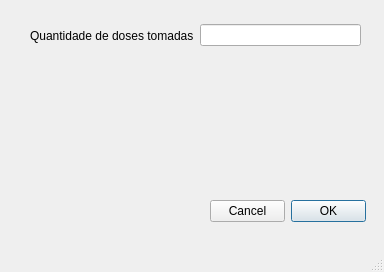
<?xml version="1.0" encoding="UTF-8"?>
<ui version="4.0">
 <class>VaccinesDosesTakenWindow</class>
 <widget class="QMainWindow" name="VaccinesDosesTakenWindow">
  <property name="geometry">
   <rect>
    <x>0</x>
    <y>0</y>
    <width>384</width>
    <height>272</height>
   </rect>
  </property>
  <property name="windowTitle">
   <string>MainWindow</string>
  </property>
  <widget class="QWidget" name="centralwidget">
   <widget class="QDialogButtonBox" name="buttonBox">
    <property name="geometry">
     <rect>
      <x>210</x>
      <y>200</y>
      <width>156</width>
      <height>23</height>
     </rect>
    </property>
    <property name="layoutDirection">
     <enum>Qt::RightToLeft</enum>
    </property>
    <property name="standardButtons">
     <set>QDialogButtonBox::Cancel|QDialogButtonBox::Ok</set>
    </property>
   </widget>
   <widget class="QWidget" name="">
    <property name="geometry">
     <rect>
      <x>30</x>
      <y>20</y>
      <width>331</width>
      <height>31</height>
     </rect>
    </property>
    <layout class="QHBoxLayout" name="horizontalLayout">
     <item>
      <widget class="QLabel" name="label">
       <property name="text">
        <string>Quantidade de doses tomadas</string>
       </property>
      </widget>
     </item>
     <item>
      <widget class="QLineEdit" name="vaccine"/>
     </item>
    </layout>
   </widget>
  </widget>
  <widget class="QMenuBar" name="menubar">
   <property name="geometry">
    <rect>
     <x>0</x>
     <y>0</y>
     <width>384</width>
     <height>21</height>
    </rect>
   </property>
  </widget>
  <widget class="QStatusBar" name="statusbar"/>
 </widget>
 <resources/>
 <connections/>
</ui>
